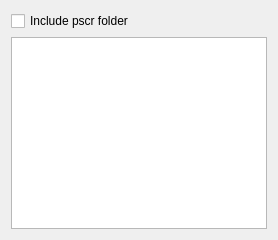
<?xml version="1.0" encoding="UTF-8"?>
<ui version="4.0">
  <class>PscrTab</class>
  <widget class="QWidget" name="PscrTab">
    <property name="windowTitle"><string>pscr</string></property>
    <layout class="QVBoxLayout" name="rootLayout">
      <item>
        <layout class="QHBoxLayout" name="topRow">
          <item>
            <widget class="QCheckBox" name="includedCheck">
              <property name="toolTip"><string>Include the pscr folder in the RFH2 header</string></property>
              <property name="text"><string>Include pscr folder</string></property>
            </widget>
          </item>
          <item>
            <spacer name="topHSpacer">
              <property name="orientation"><enum>Qt::Horizontal</enum></property>
              <property name="sizeHint" stdset="0">
                <size><width>40</width><height>20</height></size>
              </property>
            </spacer>
          </item>
        </layout>
      </item>
      <item>
        <widget class="QPlainTextEdit" name="xmlEdit">
          <property name="toolTip"><string>XML content of the pscr pub/sub create-response folder</string></property>
        </widget>
      </item>
    </layout>
  </widget>
</ui>
